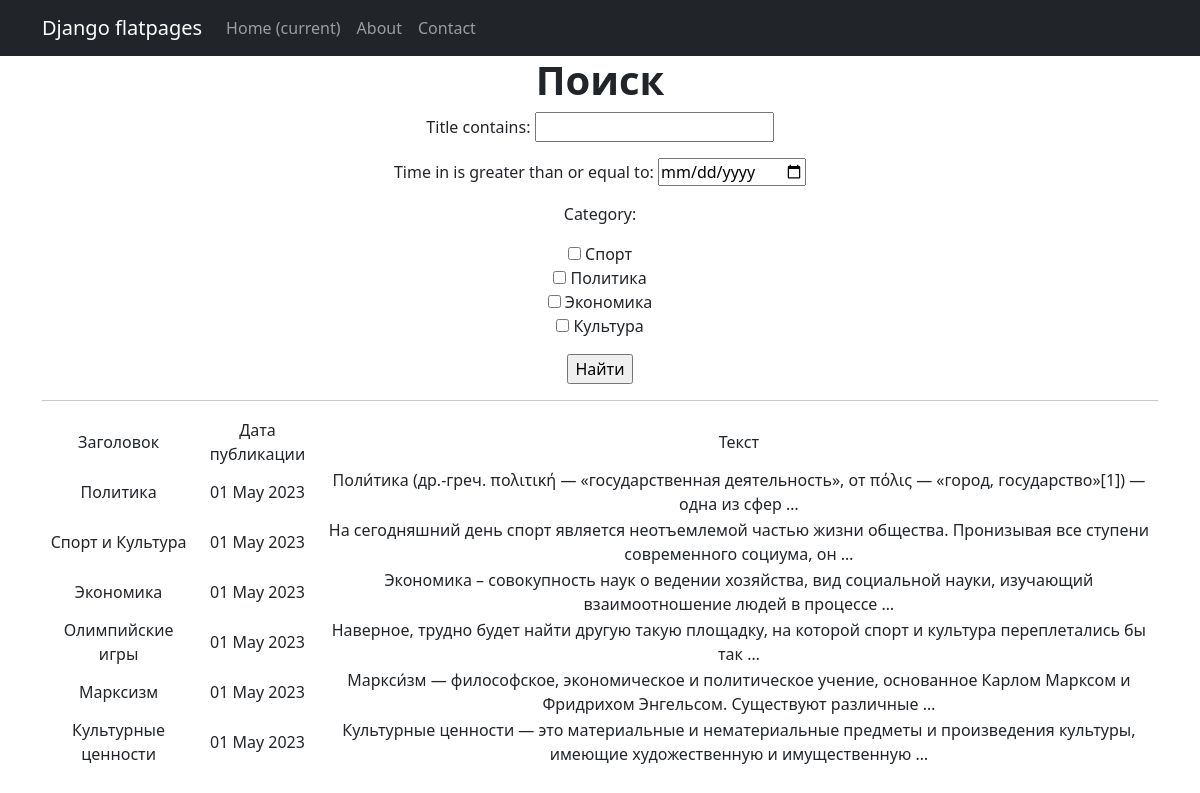
Page /news/search/ on the earlier database version.
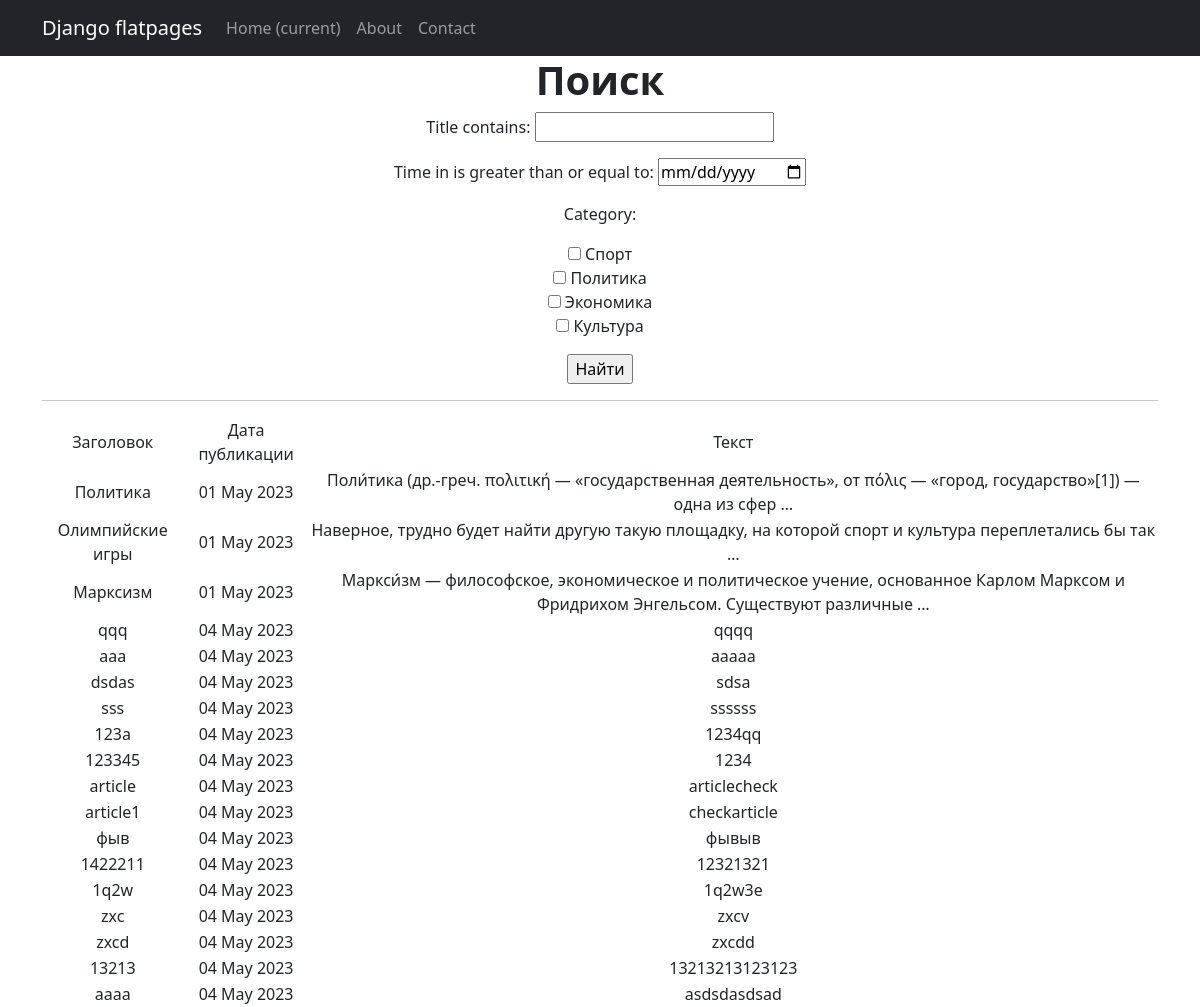
Same page on the later database version.
### NewsPortal/models.py (models this page shows, shortened)
class Post(models.Model):
    author = models.ForeignKey(Author, on_delete=models.CASCADE)
    type = models.CharField(max_length=7, choices=TYPE, default=news)
    time_in = models.DateTimeField(auto_now_add=True)
    categories = models.ManyToManyField(Category, through='PostCategory')
    title = models.CharField(max_length=255)
    text = models.TextField()
    rating = models.IntegerField(default=0)

### NewsPortal/views.py (the view)
# urls.py: path('search/', PostSearch.as_view(), name='post_search'),
class PostSearch(ListView):
    model = Post
    template_name = 'post_search.html'
    context_object_name = 'news'
    def get_queryset(self):
        queryset = super().get_queryset()
        self.filterset = PostFilter(self.request.GET, queryset)
        return self.filterset.qs
    def get_context_data(self, **kwards):
        context = super().get_context_data(**kwards)
        context['filterset'] = self.filterset
        return context

### NewsPortal/models.py (called while the page is built)
    def __str__(self):
        return f'{self.name_category}'

### templates/post_search.html (shortened to what this page needs)
{% extends 'flatpages/default.html' %}
{% load custom_filters %}
{% block content %}
<h1><b> Поиск </b></h1>
    <form action="" method="get">
       {{ filterset.form.as_p }}
       <input type="submit" value="Найти" />
    </form>
<hr>
    {% if news %}
        <table>
            <tr>
                <td> Заголовок</td>
                <td> Дата публикации </td>
                <td> Текст </td>
            </tr>
            {% for post in news %}
            <tr>
                <td> {{ post.title }} </td>
                <td> {{ post.time_in|date:'d M Y' }} </td>
                <td> {{ post.text|truncatewords:15 }} </td>
            </tr>
            {% endfor %}
        </table>
    {% else %}
        <h2> Нет новостей! </h2>
    {% endif %}
{% endblock content %}

Differences in the rows shown:
removed Post: title "Спорт и Культура", time_in "01 May 2023", text "На сегодняшний день спорт является неотъемлемой частью жизни общества. Пронизывая все ступени современного социума, он …"
removed Post: title "Экономика", time_in "01 May 2023", text "Экономика – совокупность наук о ведении хозяйства, вид социальной науки, изучающий взаимоотношение людей в процессе …"
removed Post: title "Культурные ценности", time_in "01 May 2023", text "Культурные ценности — это материальные и нематериальные предметы и произведения культуры, имеющие художественную и имущественную …"
added Post: title "qqq", time_in "04 May 2023", text "qqqq"
added Post: title "aaa", time_in "04 May 2023", text "aaaaa"
added Post: title "dsdas", time_in "04 May 2023", text "sdsa"
added Post: title "sss", time_in "04 May 2023", text "ssssss"
added Post: title "123a", time_in "04 May 2023", text "1234qq"
added Post: title "123345", time_in "04 May 2023", text "1234"
added Post: title "article", time_in "04 May 2023", text "articlecheck"
added Post: title "article1", time_in "04 May 2023", text "checkarticle"
added Post: title "фыв", time_in "04 May 2023", text "фывыв"
added Post: title "1422211", time_in "04 May 2023", text "12321321"
added Post: title "1q2w", time_in "04 May 2023", text "1q2w3e"
added Post: title "zxc", time_in "04 May 2023", text "zxcv"
added Post: title "zxcd", time_in "04 May 2023", text "zxcdd"
added Post: title "13213", time_in "04 May 2023", text "13213213123123"
added Post: title "aaaa", time_in "04 May 2023", text "asdsdasdsad"
